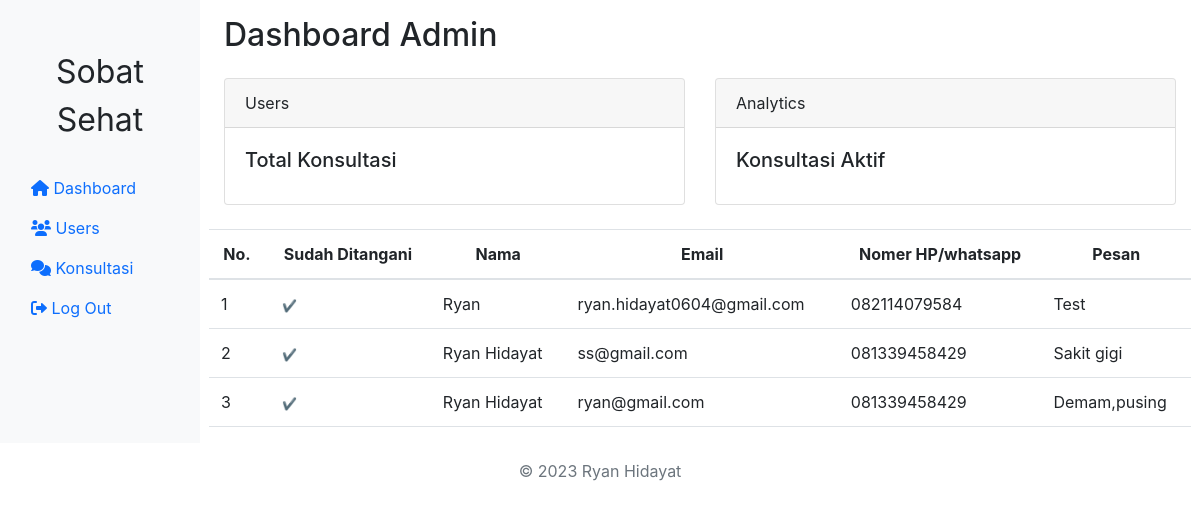
The app's page /page/account/konsultasi.php (signed in) with its own data.
### tables this page shows
CREATE TABLE `konsultasi` (
  `id` int NOT NULL,
  `nama` varchar(255) NOT NULL,
  `email` varchar(255) NOT NULL,
  `tel` varchar(15) NOT NULL,
  `pesan` varchar(10000) NOT NULL
);

### page/account/function/funcions.php (called while the page is built, shortened)
<?php
$conn = mysqli_connect("localhost", "root", "", "sobatsehat");
function query($query)
{
    global $conn;
    $result = mysqli_query($conn, $query);
    $rows = [];
    while ($row = mysqli_fetch_assoc($result)) {
        $rows[] = $row;
    }
    return $rows;
}

### page/account/konsultasi.php (the view, shortened to what this page needs)
<?php
require 'function/funcions.php';
$konsultasi = query("SELECT * FROM konsultasi");
?>
<!DOCTYPE html>
<html lang="en">
<head>
    <link href="https://cdn.jsdelivr.net/npm/bootstrap@5.3.0-alpha3/dist/css/bootstrap.min.css" rel="stylesheet">
    <link href="https://stackpath.bootstrapcdn.com/bootstrap/4.5.2/css/bootstrap.min.css" rel="stylesheet">
    <link href="https://cdnjs.cloudflare.com/ajax/libs/font-awesome/6.0.0-beta3/css/all.min.css" rel="stylesheet">
</head>
<body>
    <div class="container-fluid">
        <div class="row">
            <nav class="col-md-2 d-none d-md-block bg-light sidebar">
                <div class="sidebar-sticky mt-5">
                    <div class="item text-center my-4 fs-2">Sobat Sehat</div>
                    <ul class="nav flex-column">
                        <li class="nav-item">
                            <a class="nav-link" href="admin.php">
                                <i class="fa fa-home"></i>
                                Dashboard
                            </a>
                        </li>
                        <li class="nav-item">
                            <a class="nav-link" href="tampiluser.php">
                                <i class="fa fa-users"></i>
                                Users
                            </a>
                        </li>
                        <li class="nav-item">
                            <a class="nav-link" href="konsultasi.php">
                                <i class="fa fa-comments"></i>
                                Konsultasi
                            </a>
                        </li>
                        <li class="nav-item">
                            <a class="nav-link" href="logout.php">
                                <i class="fa fa-sign-out-alt"></i>
                                Log Out
                            </a>
                        </li>
                    </ul>
                </div>
            </nav>
            <main role="main" class="col-md-9 ml-sm-auto col-lg-10 pt-3 px-4">
                <div class="d-flex justify-content-between flex-wrap flex-md-nowrap align-items-center">
                    <h1 class="h2 mb-4" id="dasboard">Dashboard Admin</h1>
                </div>
                <div class="row">
                    <div class="col-md-6">
                        <div class="card">
                            <div class="card-header">
                                Users
                            </div>
                            <div class="card-body">
                                <h5 class="card-title">Total Konsultasi</h5>
                            </div>
                        </div>
                    </div>
                    <div class="col-md-6">
                        <div class="card">
                            <div class="card-header">
                                Analytics
                            </div>
                            <div class="card-body">
                                <h5 class="card-title">Konsultasi Aktif</h5>
                            </div>
                        </div>
                        <br>
                    </div>
                    <table class="table">
                        <thead>
                            <tr class="content text-center">
                                <th scope="col">No.</th>
                                <th scope="col">Sudah Ditangani</th>
                                <th scope="col">Nama</th>
                                <th scope="col">Email</th>
                                <th scope="col">Nomer HP/whatsapp</th>
                                <th scope="col">Pesan</th>
                            </tr>
                        </thead>
                        <tbody>
                            <?php $i = 1; ?>
                            <?php foreach ($konsultasi as $row) : ?>
                                <tr>
                                    <td><?= $i; ?></td>
                                    <td>
                                        <a href="function/hpskonsul.php?id=<?= $row['id']; ?>" class="badge bg-complete" onclick="return confirm('yakin?');">✔</a>
                                    </td>
                                    <td><?= $row["nama"]; ?></td>
                                    <td><?= $row["email"]; ?></td>
                                    <td><?= $row["tel"]; ?></td>
                                    <td><?= $row["pesan"]; ?></td>
                                </tr>
                                <?php $i++; ?>
                            <?php endforeach; ?>
                        </tbody>
                    </table>
                </div>
            </main>
        </div>
        <footer class="footer mt-auto py-3 text-center">
            <div class="container">
                <span class="text-muted">© 2023 Ryan Hidayat</span>
            </div>
        </footer>
</body>
</html>

### records on screen
konsultasi: nama "Ryan", email "ryan.hidayat0604@gmail.com", tel "082114079584", pesan "Test"
konsultasi: nama "Ryan Hidayat", email "ss@gmail.com", tel "081339458429", pesan "Sakit gigi"
konsultasi: nama "Ryan Hidayat", email "ryan@gmail.com", tel "081339458429", pesan "Demam,pusing"
